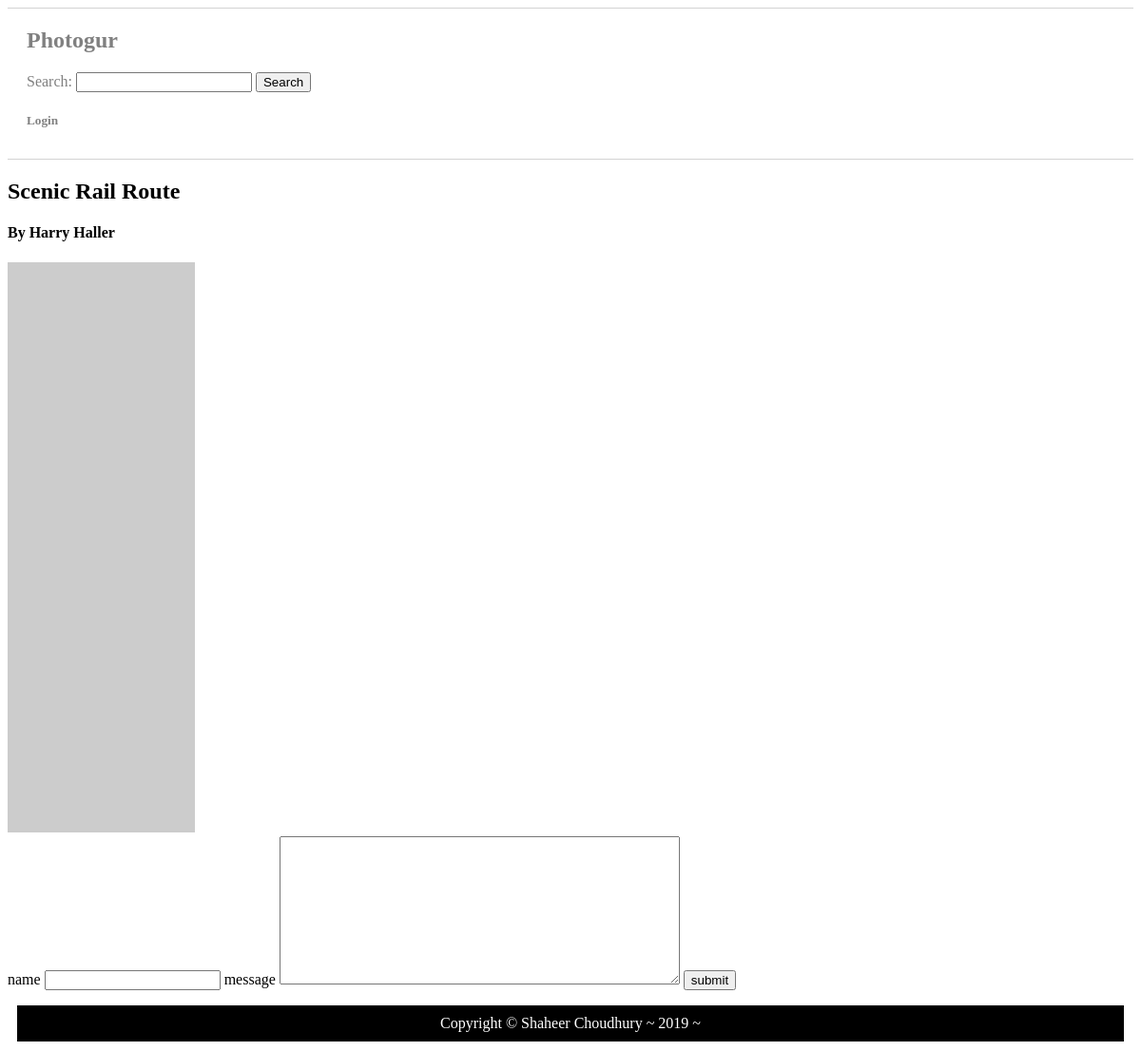
/pictures/3, run on an earlier commit of the app's database.
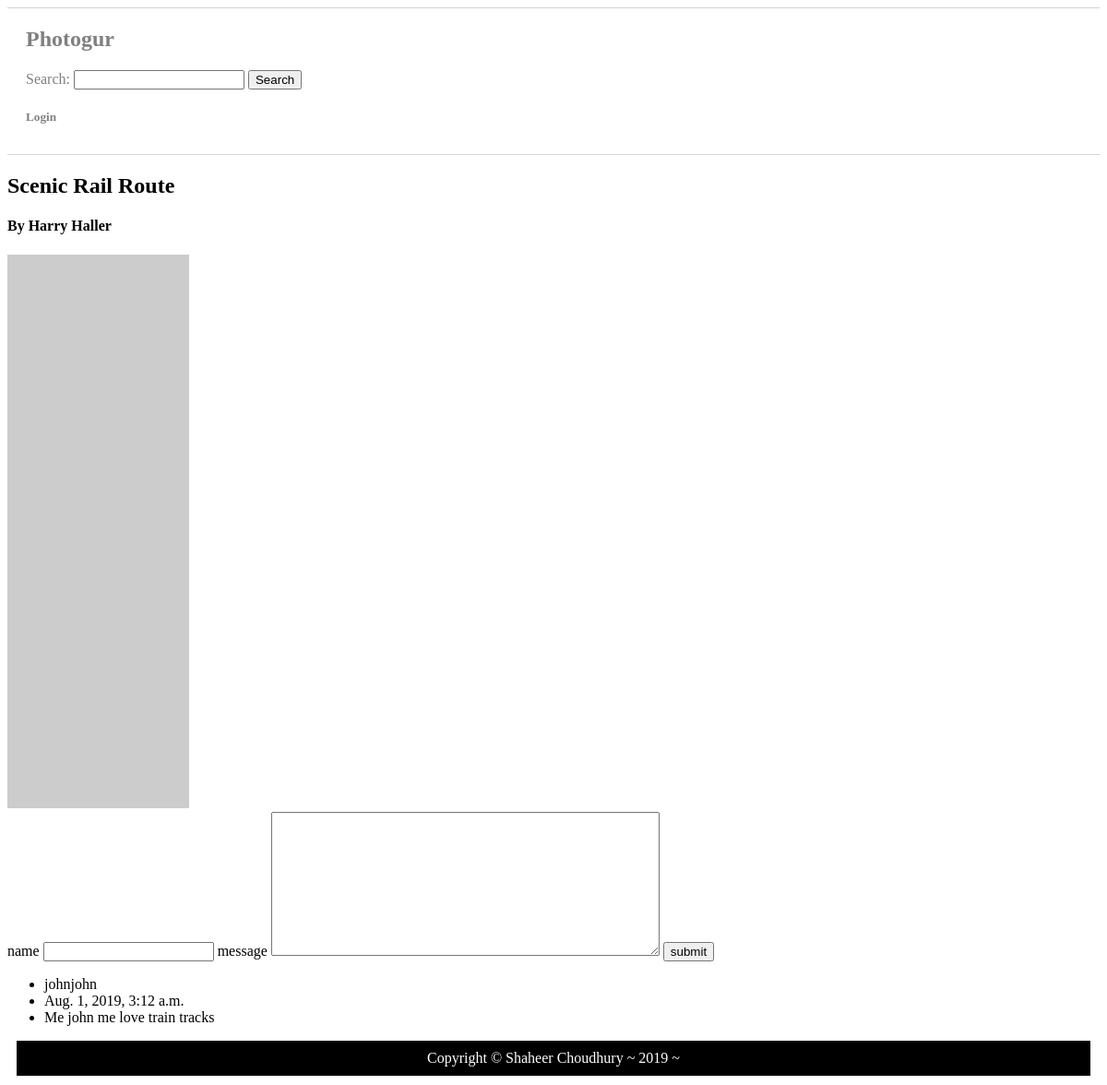
And on a later commit of the database.
### photogur/models.py (models this page shows, shortened)
class Picture(models.Model):
    title = models.CharField(max_length=255)
    artist = models.CharField(max_length=255)
    url = models.CharField(max_length=255)

class Comment(models.Model):
    name = models.CharField(max_length=255)
    created_at = models.DateTimeField(auto_now_add=True)
    message = models.TextField()
    picture = models.ForeignKey(Picture, on_delete=models.CASCADE, related_name='comments')

### photogur/views.py (the view)
# urls.py: path('pictures/<int:id>', picture_show, name='picture_details'),
def picture_show(request, id):
    picture = Picture.objects.get(pk=id)
    context = {'picture': picture}
    return render(request, 'picture.html', context)

### photogur/templates/picture.html (shortened to what this page needs)
{% extends 'base.html' %}
{% block content %}
    <h2>{{ picture.title }}</h2>
    <h4>By {{ picture.artist }}</h4>
    <img src="{{ picture.url }}" alt="{{ picture.title }}" />
    <form action="{% url 'create_comment' %}" method="post">
        <label for="name">name</label>
        <input type="text" name="name" class="comment_form">
        <label for="message">message</label>
        <textarea rows="10" cols="50" name="comment" value="leave comment please" class="comment_form"></textarea>
        <input type="submit" name="submit" value="submit" class="comment_form">
    </form>
    <ul>
        {% for comment in picture.comments.all %}
            <li> {{ comment.name }}</li>
            <li> {{ comment.created_at }}</li>
            <li> {{ comment.message }} </li>
        {% endfor %}
    </ul>
{% endblock %}

### photogur/templates/base.html (shortened to what this page needs)
{% load staticfiles %}
<!DOCTYPE html>
<html lang="en">
<head>
    <link rel="stylesheet" href="{% static 'css/main.css' %}">
</head>
<body>
    <header>
        <nav class = "main_header">
            <h1><a href="/pictures">Photogur</h1></a>
            <form action="{% url 'picture_search' %}" method="GET">
                <label for="picture-search">
                    <span>Search:</span>
                    <input type="search" id="picture-search" name="query" value="{{ query }}" />
                </label>
                <input type="submit" value="Search" />
                {% if request.user.is_authenticated %}
                    <h5><a href="/logout">Logout</h5></a>
                {% else %}
                    <h5><a href="/login">Login</h5></a>
                {% endif %}
            </form>
        </nav>
    </header>
    <main>
        {% block content %}
        {% endblock %}
    </main>
    <footer class = "main_footer">Copyright © Shaheer Choudhury ~ 2019 ~</footer>
</body>
</html>

### photogur/static/css/main.css (style rules this page uses)
.main_header { color: grey; background-color: white; text-align: left; border: 1px solid lightgrey; border-left: white; border-right: white; padding: 0px 0px 10px 20px; }
header a { color: grey; text-decoration: none; }
.main_footer { background-color: black; color: white; text-align: center; margin: 10px; padding: 10px; }

What changed in the data, as far as the page shows it:
added Comment: name "johnjohn", created_at "Aug. 1, 2019, 3:12 a.m.", message "Me john me love train tracks"
